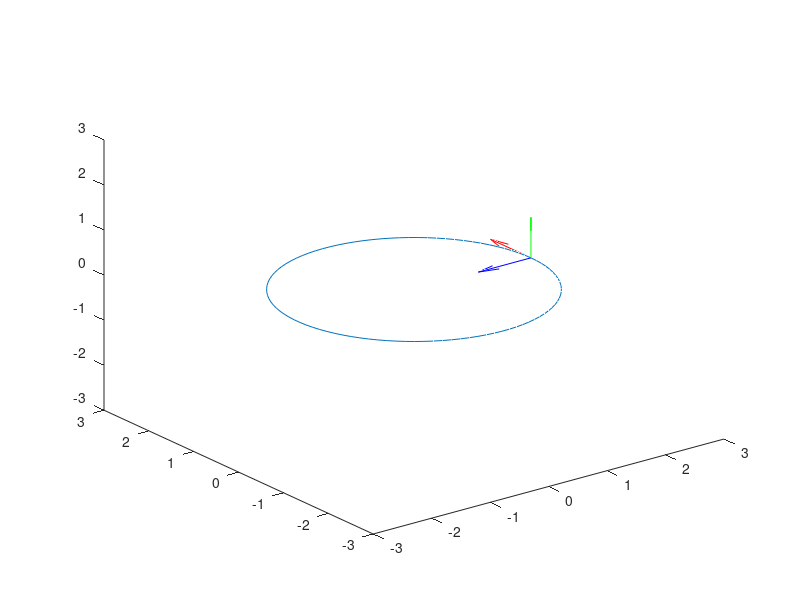

MATLAB code for this plot:
R = 2;% define a specific radius
u = linspace(0,2*pi,100); % define a set of evenly spaced points between 0 and 2*pi
r = [R*cos(u);R*sin(u);0*u];% define the position vector
That = [-sin(u);cos(u);0*u];% define the unit tangent (0*u is easy way to get set of 0's)
Nhat = [-cos(u);-sin(u);0*u];% define the unit normal (0*u is easy way to get set of 0's)
Bhat = [0*u;0*u;1*u./u];% define the unit binormal (1*u/.u is easy way to get set of 1's)
for n = 1:length(u)% loop through each of the points
    plot3(r(1,:),r(2,:),r(3,:)), axis([-3 3 -3 3 -3 3]),hold on % plot the entire curve
    quiver3(r(1,n),r(2,n),r(3,n),That(1,n),That(2,n),That(3,n),'r') % plot the unit tangent
    quiver3(r(1,n),r(2,n),r(3,n),Nhat(1,n),Nhat(2,n),Nhat(3,n),'b') % plot the unit normal
    quiver3(r(1,n),r(2,n),r(3,n),Bhat(1,n),Bhat(2,n),Bhat(3,n),'g'), hold off % plot the unit binormal
    drawnow % force the graphic to update as it goes
end